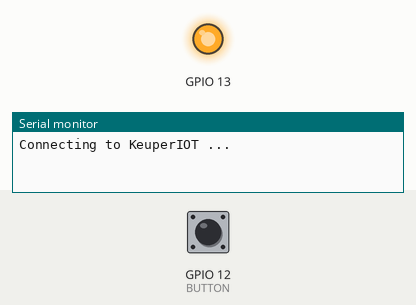
This sketch was run on a simulated ESP8266 (NodeMCU). On the bench: output pins drawn as LEDs (lit = HIGH), the last lines printed to the serial monitor. The inputs (shaded band) are chosen by the test bench; at power-on: GPIO 12 (BUTTON) HIGH. WiFi joins after 1.5 s; servers stay silent unless stated.

Above: at 0.1 s.
At 2.1 s:
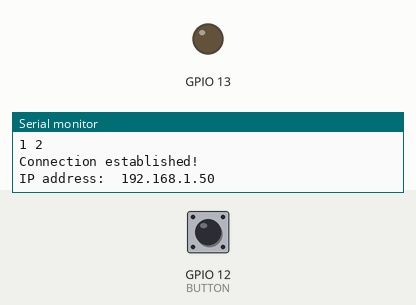
Timing chart, 0 to 3.6 s (numbered marks = the images above):
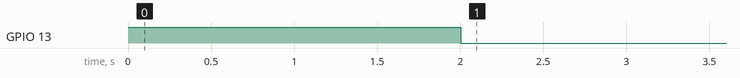

Measured:
- by itself, GPIO 13: HIGH → LOW at 2.0 s

The sketch:

sketch_mar19a.ino
```cpp
#include <ESP8266WiFi.h>        // Include the Wi-Fi library
#include <ESP8266HTTPClient.h>

const char* ssid     = "KeuperIOT";         // The SSID (name) of the Wi-Fi network you want to connect to
const char* password = "exPnPJ8gAPhF3Esh";     // The password of the Wi-Fi network

boolean connected;

WiFiClient client;

float humidityData = 100;
float temperatureData = 20;
boolean getRequest = false;
const int BUTTON = 12;

void setup() {
  pinMode(13, OUTPUT);
  pinMode(BUTTON, INPUT_PULLUP);
  digitalWrite(13, HIGH);
  Serial.begin(115200);         // Start the Serial communication to send messages to the computer
  attachInterrupt(digitalPinToInterrupt(BUTTON), alarm, FALLING);
  Serial.println('\n');

  WiFi.begin(ssid, password);             // Connect to the network
  Serial.print("Connecting to ");
  Serial.print(ssid); Serial.println(" ...");
  IPAddress ip (192, 168, 0, 1); // The remote ip to ping
  int i = 0;
  while (WiFi.status() != WL_CONNECTED) { // Wait for the Wi-Fi to connect
    delay(1000);
    Serial.print(++i); Serial.print(' ');
  }
  Serial.println('\n');
  Serial.println("Connection established!");
  Serial.print("IP address:\t");
  Serial.println(WiFi.localIP());         // Send the IP address of the ESP8266 to the computer
}

ICACHE_RAM_ATTR void alarm(){
  getRequest = true;
}

void loop() {
  if (WiFi.status() != WL_CONNECTED) { // Wait for the Wi-Fi to connect
    digitalWrite(13, HIGH);
    Serial.println("Disconnected");
    int i = 0;
    while (WiFi.status() != WL_CONNECTED) { // Wait for the Wi-Fi to connect
      delay(1000);
      Serial.print(++i); Serial.print(' ');
    }
  } else {
    digitalWrite(13, LOW);
    if (getRequest){
      HTTPClient http;
      http.begin("http://192.168.2.14:8000/knop/1");
      int httpCode = http.GET();
      if (httpCode > 0) {
        Serial.println(httpCode);
      }
      http.end();
      getRequest = false;
    }
  }
}
```
